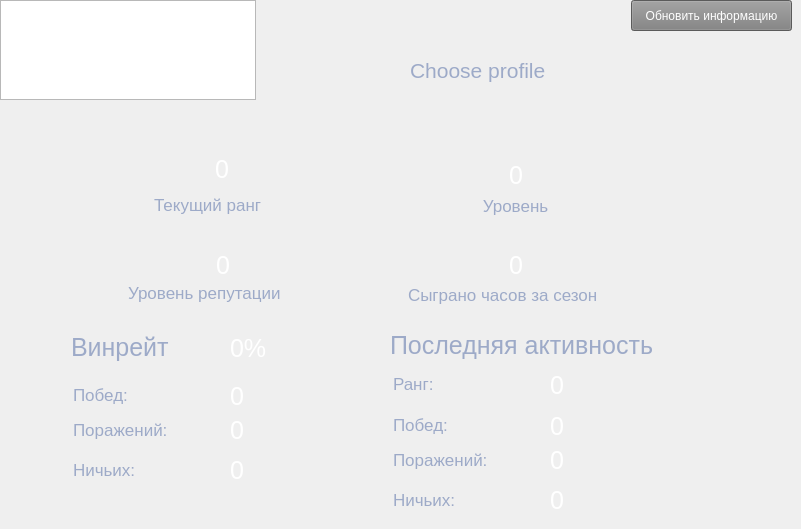
    <widget class="QWidget" name="profile_tab">
     <property name="styleSheet">
      <string notr="true"/>
     </property>
     <attribute name="title">
      <string>Профиль</string>
     </attribute>
     <widget class="QPushButton" name="update_information_button">
      <property name="geometry">
       <rect>
        <x>631</x>
        <y>0</y>
        <width>161</width>
        <height>31</height>
       </rect>
      </property>
      <property name="styleSheet">
       <string notr="true">color: white; background-color: grey</string>
      </property>
      <property name="text">
       <string>Обновить информацию</string>
      </property>
     </widget>
     <widget class="QListWidget" name="choose_acc_listWidget">
      <property name="geometry">
       <rect>
        <x>0</x>
        <y>0</y>
        <width>256</width>
        <height>100</height>
       </rect>
      </property>
      <property name="font">
       <font>
        <pointsize>11</pointsize>
       </font>
      </property>
      <property name="styleSheet">
       <string notr="true">color: white</string>
      </property>
      <property name="verticalScrollBarPolicy">
       <enum>Qt::ScrollBarAsNeeded</enum>
      </property>
      <property name="horizontalScrollBarPolicy">
       <enum>Qt::ScrollBarAsNeeded</enum>
      </property>
     </widget>
     <widget class="QLabel" name="current_rank_text_label">
      <property name="geometry">
       <rect>
        <x>154</x>
        <y>185</y>
        <width>220</width>
        <height>39</height>
       </rect>
      </property>
      <property name="font">
       <font>
        <pointsize>13</pointsize>
       </font>
      </property>
      <property name="styleSheet">
       <string notr="true">color: #9daac8</string>
      </property>
      <property name="text">
       <string>Текущий ранг</string>
      </property>
     </widget>
     <widget class="QLabel" name="current_rank_label">
      <property name="geometry">
       <rect>
        <x>182</x>
        <y>154</y>
        <width>80</width>
        <height>30</height>
       </rect>
      </property>
      <property name="font">
       <font>
        <pointsize>19</pointsize>
       </font>
      </property>
      <property name="styleSheet">
       <string notr="true">color: white</string>
      </property>
      <property name="text">
       <string>0</string>
      </property>
      <property name="alignment">
       <set>Qt::AlignCenter</set>
      </property>
     </widget>
     <widget class="QLabel" name="level_label">
      <property name="geometry">
       <rect>
        <x>451</x>
        <y>186</y>
        <width>129</width>
        <height>39</height>
       </rect>
      </property>
      <property name="font">
       <font>
        <pointsize>13</pointsize>
       </font>
      </property>
      <property name="styleSheet">
       <string notr="true">color: #9daac8</string>
      </property>
      <property name="text">
       <string>Уровень</string>
      </property>
      <property name="alignment">
       <set>Qt::AlignCenter</set>
      </property>
     </widget>
     <widget class="QLabel" name="current_level_label">
      <property name="geometry">
       <rect>
        <x>456</x>
        <y>160</y>
        <width>120</width>
        <height>30</height>
       </rect>
      </property>
      <property name="font">
       <font>
        <pointsize>19</pointsize>
       </font>
      </property>
      <property name="styleSheet">
       <string notr="true">color: white</string>
      </property>
      <property name="text">
       <string>0</string>
      </property>
      <property name="alignment">
       <set>Qt::AlignCenter</set>
      </property>
     </widget>
     <widget class="QLabel" name="battle_tag_label">
      <property name="geometry">
       <rect>
        <x>410</x>
        <y>50</y>
        <width>381</width>
        <height>41</height>
       </rect>
      </property>
      <property name="font">
       <font>
        <pointsize>16</pointsize>
       </font>
      </property>
      <property name="styleSheet">
       <string notr="true">color: #9daac8</string>
      </property>
      <property name="text">
       <string>Choose profile</string>
      </property>
     </widget>
     <widget class="QLabel" name="reputation_level_label">
      <property name="geometry">
       <rect>
        <x>128</x>
        <y>273</y>
        <width>200</width>
        <height>40</height>
       </rect>
      </property>
      <property name="font">
       <font>
        <pointsize>13</pointsize>
       </font>
      </property>
      <property name="styleSheet">
       <string notr="true">color: #9daac8</string>
      </property>
      <property name="text">
       <string>Уровень репутации</string>
      </property>
     </widget>
     <widget class="QLabel" name="current_reputation_label">
      <property name="geometry">
       <rect>
        <x>198</x>
        <y>245</y>
        <width>50</width>
        <height>40</height>
       </rect>
      </property>
      <property name="font">
       <font>
        <pointsize>19</pointsize>
       </font>
      </property>
      <property name="styleSheet">
       <string notr="true">color: white</string>
      </property>
      <property name="text">
       <string>0</string>
      </property>
      <property name="alignment">
       <set>Qt::AlignCenter</set>
      </property>
     </widget>
     <widget class="QLabel" name="timeinseason_text_label">
      <property name="geometry">
       <rect>
        <x>408</x>
        <y>279</y>
        <width>241</width>
        <height>31</height>
       </rect>
      </property>
      <property name="font">
       <font>
        <pointsize>13</pointsize>
       </font>
      </property>
      <property name="styleSheet">
       <string notr="true">color: #9daac8</string>
      </property>
      <property name="text">
       <string>Сыграно часов за сезон</string>
      </property>
     </widget>
     <widget class="QLabel" name="avatar_label">
      <property name="geometry">
       <rect>
        <x>261</x>
        <y>20</y>
        <width>140</width>
        <height>120</height>
       </rect>
      </property>
      <property name="font">
       <font>
        <pointsize>16</pointsize>
       </font>
      </property>
      <property name="styleSheet">
       <string notr="true">color: white</string>
      </property>
      <property name="text">
       <string/>
      </property>
     </widget>
     <widget class="QLabel" name="current_hours_played_inrank_label">
      <property name="geometry">
       <rect>
        <x>476</x>
        <y>250</y>
        <width>80</width>
        <height>30</height>
       </rect>
      </property>
      <property name="font">
       <font>
        <pointsize>19</pointsize>
       </font>
      </property>
      <property name="styleSheet">
       <string notr="true">color: white</string>
      </property>
      <property name="text">
       <string>0</string>
      </property>
      <property name="alignment">
       <set>Qt::AlignCenter</set>
      </property>
     </widget>
     <widget class="QLabel" name="wins_text_label">
      <property name="geometry">
       <rect>
        <x>73</x>
        <y>380</y>
        <width>80</width>
        <height>30</height>
       </rect>
      </property>
      <property name="font">
       <font>
        <pointsize>13</pointsize>
       </font>
      </property>
      <property name="styleSheet">
       <string notr="true">color: #9daac8</string>
      </property>
      <property name="text">
       <string>Побед:</string>
      </property>
     </widget>
     <widget class="QLabel" name="games_lost_text_label">
      <property name="geometry">
       <rect>
        <x>73</x>
        <y>415</y>
        <width>130</width>
        <height>30</height>
       </rect>
      </property>
      <property name="font">
       <font>
        <pointsize>13</pointsize>
       </font>
      </property>
      <property name="styleSheet">
       <string notr="true">color: #9daac8</string>
      </property>
      <property name="text">
       <string>Поражений:</string>
      </property>
     </widget>
     <widget class="QLabel" name="games_tied_text_label">
      <property name="geometry">
       <rect>
        <x>73</x>
        <y>455</y>
        <width>90</width>
        <height>30</height>
       </rect>
      </property>
      <property name="font">
       <font>
        <pointsize>13</pointsize>
       </font>
      </property>
      <property name="styleSheet">
       <string notr="true">color: #9daac8</string>
      </property>
      <property name="text">
       <string>Ничьих:</string>
      </property>
     </widget>
     <widget class="QLabel" name="current_games_won_label">
      <property name="geometry">
       <rect>
        <x>230</x>
        <y>381</y>
        <width>95</width>
        <height>30</height>
       </rect>
      </property>
      <property name="font">
       <font>
        <pointsize>19</pointsize>
       </font>
      </property>
      <property name="styleSheet">
       <string notr="true">color: white</string>
      </property>
      <property name="text">
       <string>0</string>
      </property>
      <property name="alignment">
       <set>Qt::AlignLeading|Qt::AlignLeft|Qt::AlignVCenter</set>
      </property>
     </widget>
     <widget class="QLabel" name="current_games_lost_label">
      <property name="geometry">
       <rect>
        <x>230</x>
        <y>410</y>
        <width>85</width>
        <height>40</height>
       </rect>
      </property>
      <property name="font">
       <font>
        <pointsize>19</pointsize>
       </font>
      </property>
      <property name="styleSheet">
       <string notr="true">color: white</string>
      </property>
      <property name="text">
       <string>0</string>
      </property>
      <property name="alignment">
       <set>Qt::AlignLeading|Qt::AlignLeft|Qt::AlignVCenter</set>
      </property>
     </widget>
     <widget class="QLabel" name="current_games_tied_label">
      <property name="geometry">
       <rect>
        <x>230</x>
        <y>450</y>
        <width>80</width>
        <height>40</height>
       </rect>
      </property>
      <property name="font">
       <font>
        <pointsize>19</pointsize>
       </font>
      </property>
      <property name="styleSheet">
       <string notr="true">color: white</string>
      </property>
      <property name="text">
       <string>0</string>
      </property>
      <property name="alignment">
       <set>Qt::AlignLeading|Qt::AlignLeft|Qt::AlignVCenter</set>
      </property>
     </widget>
     <widget class="QLabel" name="winrate_text_label">
      <property name="geometry">
       <rect>
        <x>71</x>
        <y>327</y>
        <width>130</width>
        <height>40</height>
       </rect>
      </property>
      <property name="font">
       <font>
        <pointsize>19</pointsize>
       </font>
      </property>
      <property name="styleSheet">
       <string notr="true">color: #9daac8</string>
      </property>
      <property name="text">
       <string>Винрейт</string>
      </property>
     </widget>
     <widget class="QLabel" name="current_winrate_acc_label">
      <property name="geometry">
       <rect>
        <x>230</x>
        <y>328</y>
        <width>151</width>
        <height>40</height>
       </rect>
      </property>
      <property name="font">
       <font>
        <pointsize>19</pointsize>
       </font>
      </property>
      <property name="styleSheet">
       <string notr="true">color: white</string>
      </property>
      <property name="text">
       <string>0%</string>
      </property>
      <property name="alignment">
       <set>Qt::AlignLeading|Qt::AlignLeft|Qt::AlignVCenter</set>
      </property>
     </widget>
     <widget class="QLabel" name="last_activity_label">
      <property name="geometry">
       <rect>
        <x>390</x>
        <y>325</y>
        <width>340</width>
        <height>40</height>
       </rect>
      </property>
      <property name="font">
       <font>
        <pointsize>19</pointsize>
       </font>
      </property>
      <property name="styleSheet">
       <string notr="true">color: #9daac8</string>
      </property>
      <property name="text">
       <string>Последняя активность</string>
      </property>
     </widget>
     <widget class="QLabel" name="change_games_won_label">
      <property name="geometry">
       <rect>
        <x>550</x>
        <y>411</y>
        <width>130</width>
        <height>30</height>
       </rect>
      </property>
      <property name="font">
       <font>
        <pointsize>19</pointsize>
       </font>
      </property>
      <property name="styleSheet">
       <string notr="true">color: white</string>
      </property>
      <property name="text">
       <string>0</string>
      </property>
      <property name="alignment">
       <set>Qt::AlignLeading|Qt::AlignLeft|Qt::AlignVCenter</set>
      </property>
     </widget>
     <widget class="QLabel" name="games_lost_change_text_label">
      <property name="geometry">
       <rect>
        <x>393</x>
        <y>445</y>
        <width>130</width>
        <height>30</height>
       </rect>
      </property>
      <property name="font">
       <font>
        <pointsize>13</pointsize>
       </font>
      </property>
      <property name="styleSheet">
       <string notr="true">color: #9daac8</string>
      </property>
      <property name="text">
       <string>Поражений:</string>
      </property>
     </widget>
     <widget class="QLabel" name="wins_change_text_label">
      <property name="geometry">
       <rect>
        <x>393</x>
        <y>410</y>
        <width>80</width>
        <height>30</height>
       </rect>
      </property>
      <property name="font">
       <font>
        <pointsize>13</pointsize>
       </font>
      </property>
      <property name="styleSheet">
       <string notr="true">color: #9daac8</string>
      </property>
      <property name="text">
       <string>Побед:</string>
      </property>
     </widget>
     <widget class="QLabel" name="games_tied_change_text_label">
      <property name="geometry">
       <rect>
        <x>393</x>
        <y>485</y>
        <width>90</width>
        <height>30</height>
       </rect>
      </property>
      <property name="font">
       <font>
        <pointsize>13</pointsize>
       </font>
      </property>
      <property name="styleSheet">
       <string notr="true">color: #9daac8</string>
      </property>
      <property name="text">
       <string>Ничьих:</string>
      </property>
     </widget>
     <widget class="QLabel" name="change_games_lost_label">
      <property name="geometry">
       <rect>
        <x>550</x>
        <y>440</y>
        <width>120</width>
        <height>40</height>
       </rect>
      </property>
      <property name="font">
       <font>
        <pointsize>19</pointsize>
       </font>
      </property>
      <property name="styleSheet">
       <string notr="true">color: white</string>
      </property>
      <property name="text">
       <string>0</string>
      </property>
      <property name="alignment">
       <set>Qt::AlignLeading|Qt::AlignLeft|Qt::AlignVCenter</set>
      </property>
     </widget>
     <widget class="QLabel" name="change_games_tied_label">
      <property name="geometry">
       <rect>
        <x>550</x>
        <y>480</y>
        <width>115</width>
        <height>40</height>
       </rect>
      </property>
      <property name="font">
       <font>
        <pointsize>19</pointsize>
       </font>
      </property>
      <property name="styleSheet">
       <string notr="true">color: white</string>
      </property>
      <property name="text">
       <string>0</string>
      </property>
      <property name="alignment">
       <set>Qt::AlignLeading|Qt::AlignLeft|Qt::AlignVCenter</set>
      </property>
     </widget>
     <widget class="QLabel" name="last_rank_change_text_label">
      <property name="geometry">
       <rect>
        <x>393</x>
        <y>369</y>
        <width>80</width>
        <height>30</height>
       </rect>
      </property>
      <property name="font">
       <font>
        <pointsize>13</pointsize>
       </font>
      </property>
      <property name="styleSheet">
       <string notr="true">color: #9daac8</string>
      </property>
      <property name="text">
       <string>Ранг:</string>
      </property>
     </widget>
     <widget class="QLabel" name="last_change_rank_label">
      <property name="geometry">
       <rect>
        <x>550</x>
        <y>370</y>
        <width>130</width>
        <height>30</height>
       </rect>
      </property>
      <property name="font">
       <font>
        <pointsize>19</pointsize>
       </font>
      </property>
      <property name="styleSheet">
       <string notr="true">color: white</string>
      </property>
      <property name="text">
       <string>0</string>
      </property>
      <property name="alignment">
       <set>Qt::AlignLeading|Qt::AlignLeft|Qt::AlignVCenter</set>
      </property>
     </widget>
     <widget class="QLabel" name="rank_avatar_label">
      <property name="geometry">
       <rect>
        <x>132</x>
        <y>149</y>
        <width>45</width>
        <height>45</height>
       </rect>
      </property>
      <property name="text">
       <string/>
      </property>
     </widget>
    </widget>
